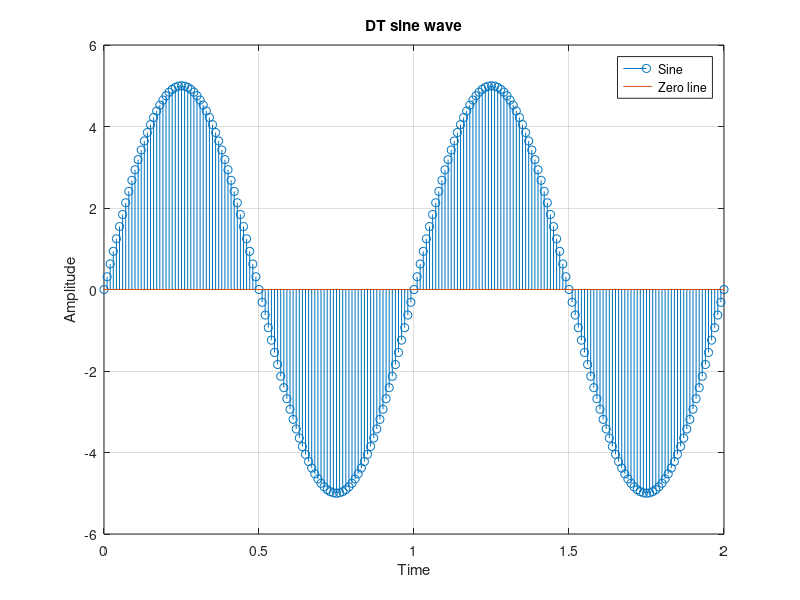

MATLAB code for this plot:
t = 0:0.01:2;
a = 5;
f = 1;

y1 = a * sin(2 * pi * f * t);
x = t;
stem(x, y1);
hold on;
plot(t, zeros(size(t)))

title("DT sine wave")
xlabel("Time");
ylabel("Amplitude");
legend("Sine", "Zero line");
grid on;
